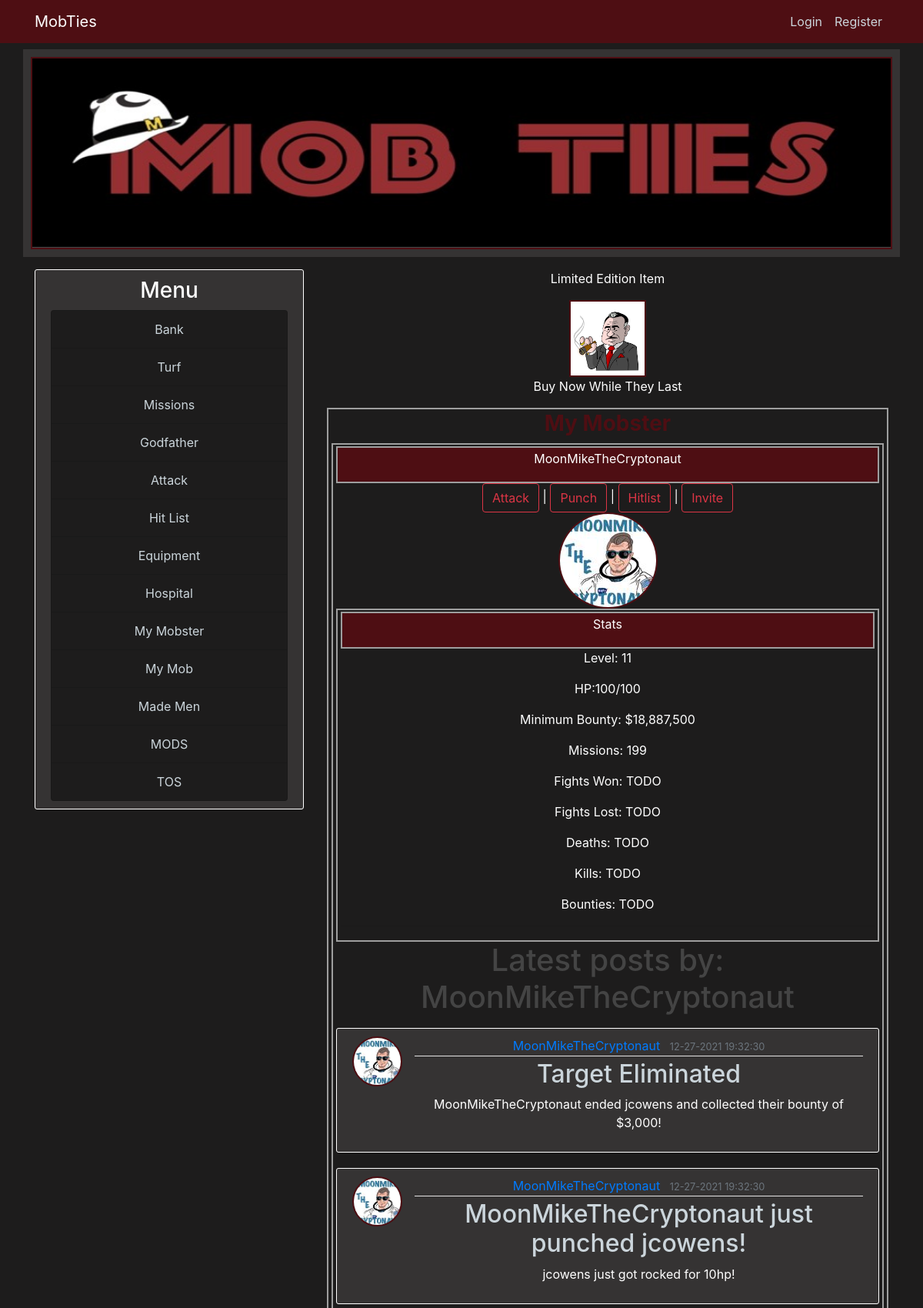
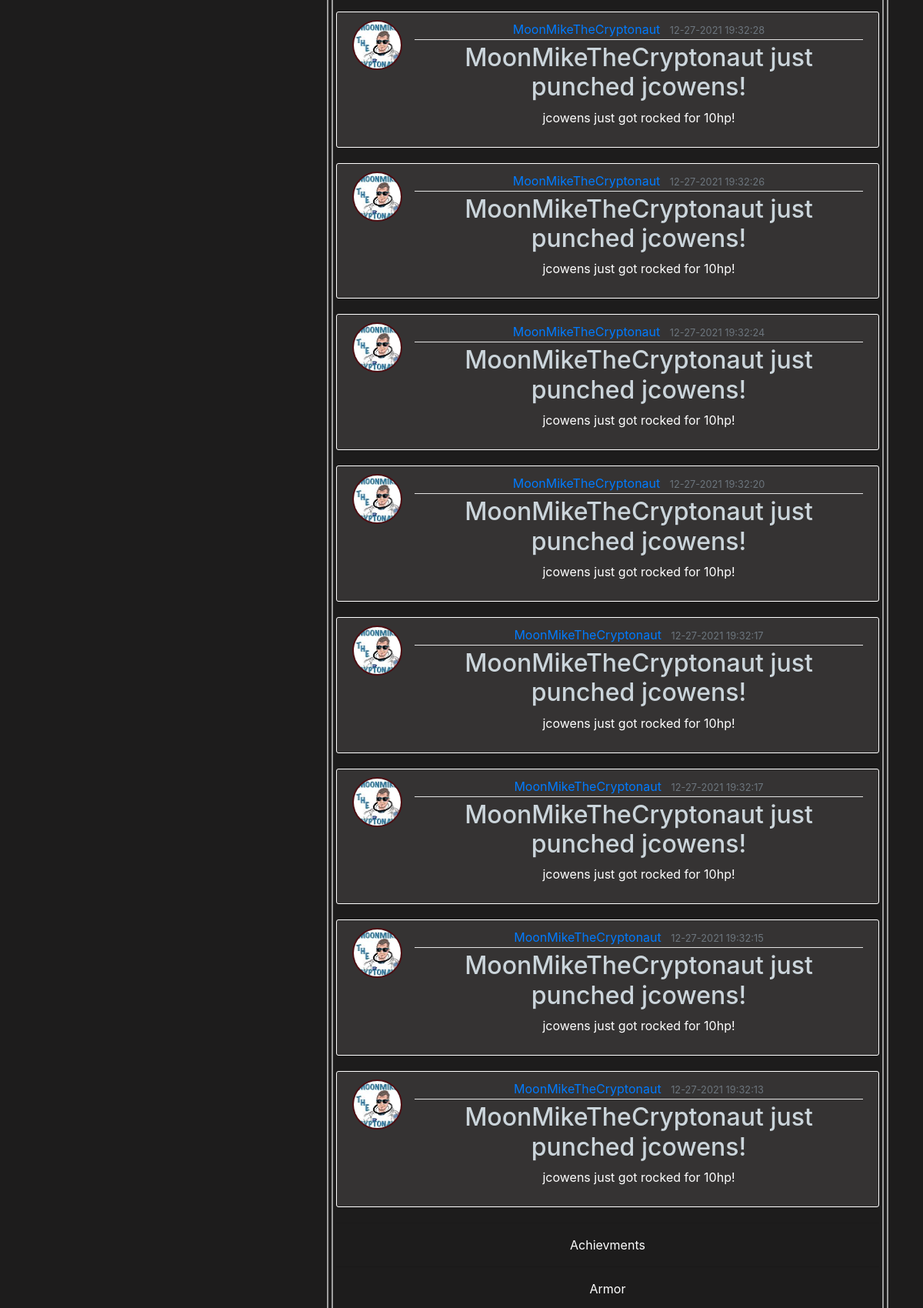
The page /my_mobster/7 (upper part) on the database its author committed (2 pictures, top to bottom).
### mobster/models.py (models this page shows, shortened)
class User(db.Model, UserMixin):
    id = db.Column(db.Integer, primary_key=True)
    username = db.Column(db.String(22), unique=True, nullable=False)
    email = db.Column(db.String(120), unique=True, nullable=False)
    image_file = db.Column(db.String(20), nullable=False, default='default.jpg')
    password = db.Column(db.String(60), nullable=False)
    cash_on_hand = db.Column(db.Integer, default=0)
    cash_in_bank = db.Column(db.Integer, default=0)
    posts = db.relationship('Post', backref='author', lazy=True)
    items = db.relationship('User_Items', lazy=True)
    turf = db.relationship('User_Turf', lazy=True)
    stats = db.relationship('User_Stats', uselist=False)

class User_Stats(db.Model):
    id = db.Column(db.Integer, primary_key=True)
    user_level = db.Column(db.Integer, nullable=False, default=1)
    user_current_health = db.Column(db.Integer, default=100)
    user_max_health = db.Column(db.Integer, default=100)
    user_in_icu = db.Column(db.Boolean, default=False)
    user_health_thread_running = db.Column(db.Boolean, default=False)
    user_current_energy = db.Column(db.Integer, default=10)
    user_max_energy = db.Column(db.Integer, default=10)
    user_energy_thread_running = db.Column(db.Boolean, default=False)
    user_current_stamina = db.Column(db.Integer, default=10)
    user_max_stamina = db.Column(db.Integer, default=10)
    user_stamina_thread_running = db.Column(db.Boolean, default=False)
    user_experience = db.Column(db.Integer, nullable=False, default=0)
    user_total_income = db.Column(db.Integer, default=0)
    user_current_mission_id = db.Column(db.Integer, default=1)
    user_current_mission_stage = db.Column(db.Integer, default=1)
    user_total_missions_complete = db.Column(db.Integer, default=0)
    user_on_hitlist = db.Column(db.Boolean, default=False)
    user_current_bounty = db.Column(db.Integer, default=0)
    user_total_bounty_collected = db.Column(db.Integer, default=0)
    experience_to_level_up = db.Column(db.Integer, nullable=False, default=100)
    user_id = db.Column(db.Integer, db.ForeignKey('user.id'), nullable=False)

class Post(db.Model):
    id = db.Column(db.Integer, primary_key=True)
    title = db.Column(db.String(100), nullable=False)
    date_posted = db.Column(db.DateTime, nullable=False, default=datetime.utcnow)
    content = db.Column(db.Text, nullable=False)
    user_id = db.Column(db.Integer, db.ForeignKey('user.id'), nullable=False)

### mobster/routes.py (the view)
@app.route("/my_mobster/<id>")
def my_mobster(id):
    user = User.query.filter_by(id=id).first_or_404()
    min_bounty = user.stats.user_total_income * 10
    posts = Post.query.filter_by(author=user).order_by(Post.date_posted.desc()).paginate(per_page=10)
    form = HospitalForm()
    hitlist_form = HitListForm()
    attack_form = AttackForm()
    invite_form = InviteForm()
    return render_template('game_templates/my_mobster.html', title='My Mobster', form=form, hitlist_form=hitlist_form, attack_form=attack_form, invite_form=invite_form, user=user, min_bounty=min_bounty, posts=posts)

### mobster/forms.py
class HospitalForm(FlaskForm):
    heal_submit = SubmitField('Heal')
    punch_submit = SubmitField('Punch')

class HitListForm(FlaskForm):
    bounty = IntegerField('Set Bounty', validators=[NumberRange(min=1)])
    hitlist_submit = SubmitField('Add to Hitlist')

### mobster/templates/game_templates/my_mobster.html (shortened to what this page needs)
{% extends "layout.html" %}
{% block body %}
    <div class="page-container">
        <div>
            <h3><b>My Mobster</b></h3>
            <div class="page-container">
                <div class="page-container-head">
                    <p>{{ user.username }}</p>
                </div>
                <div>
                    <button type="button" class="btn btn-outline-danger" data-toggle="modal" data-target="#attackModal">Attack</button>
                     | <form style="display:inline;" method="post" action="../hospital/punch/{{user.id}}">{{ form.punch_submit(class="btn btn-outline-danger") }}</form>
                      | <button type="button" class="btn btn-outline-danger" data-toggle="modal" data-target="#hitlistModal">Hitlist</button>
                       | <button type="button" class="btn btn-outline-danger" data-toggle="modal" data-target="#inviteModal">Invite</button>
                </div>
                <div>
                    <img class="rounded-circle" src="{{url_for('static',filename='images/' + user.image_file)}}" style="object-fit:cover">
                </div>
                <div class="page-container">
                    <div class="page-container-head">
                        <p>Stats</p>
                    </div>
                    <p>Level: {{ user.stats.user_level }}</p>
                    <p>HP:<span id="current_health">{{ user.stats.user_current_health }}</span>/<span id="max_health">{{ user.stats.user_max_health }}</span></p>
                    <p>Minimum Bounty: ${{ '{:,}'.format(min_bounty) }}</p>
                    <p>Missions: {{user.stats.user_total_missions_complete}}</p>
                    <p>Fights Won: TODO</p>
                    <p>Fights Lost: TODO</p>
                    <p>Deaths: TODO</p>
                    <p>Kills: TODO</p>
                    <p>Bounties: TODO</p>
                    <hr>
                </div>
                <div>
                    <h1 class="mb-3">Latest posts by: {{ user.username }}</h1>
                    {% for post in posts.items %}
                        <article class="media content-section">
                            <img class="rounded-circle article-img" src="{{ url_for('static', filename='images/' + post.author.image_file) }}" alt="Article Image">
                            <div class="media-body">
                                <div class="article-metadata">
                                    <a class="mr-2" href="{{ url_for('user_pages', username=post.author.username) }}">{{ post.author.username }}</a>
                                    <small class="text-muted">{{ post.date_posted.strftime('%m-%d-%Y %H:%M:%S') }}</small>
                                </div>
                                <h2><a class="article-title" href="{{ url_for('post', post_id=post.id) }}">{{ post.title }}</a></h2>
                                <p class="article-content">{{ post.content }}</p>
                            </div>
                        </article>
                    {% endfor %}
                </div>
                    <hr>
                    <p>Achievments</p>
                    <hr>
                    <p>Armor</p>
                </div>
            </div>
        </div>
    </div>
    </div>
{% endblock %}

### mobster/static/main.css (style rules this page uses)
body { background: #1d1c1c; color: #ffffff; margin-top: 4rem; }
h1, h2, h3, h4, h5 { color: #444444; }
.content-section { background: #353333; padding: 10px 20px; border: 1px solid #FFFFFF; border-radius: 3px; margin-bottom: 20px; }
.article-title { color: #cbd5db; }
.article-content { white-space: pre-line; }
.article-img { height: 65px; width: 65px; margin-right: 16px; }
.article-metadata { padding-bottom: 1px; margin-bottom: 4px; border-bottom: 1px solid #e3e3e3 }
h3 { color: #4e0e13; }
.page-container { background: #1d1c1c; padding: 2px 4px; border: 2px solid #9E9E9E; text-align: center; }
.page-container-head { background: #4e0e13; padding: 2px 4px; border: 2px solid #9E9E9E; text-align: center; }
img { border: 2px solid #4e0e13 }

### rows shown on the page
User: username "MoonMikeTheCryptonaut", image_file (picture)
User_Stats: stats.user_level "11", stats.user_current_health "100", stats.user_max_health "100", stats.user_total_missions_complete "199"
Post: image_file (picture), author.username "MoonMikeTheCryptonaut", date_posted "12-27-2021 19:32:30", title "Target Eliminated", content "MoonMikeTheCryptonaut ended jcowens and collected their bounty of $3,000!"
Post: image_file (picture), author.username "MoonMikeTheCryptonaut", date_posted "12-27-2021 19:32:30", title "MoonMikeTheCryptonaut just punched jcowens!", content "jcowens just got rocked for 10hp!"
Post: image_file (picture), author.username "MoonMikeTheCryptonaut", date_posted "12-27-2021 19:32:28", title "MoonMikeTheCryptonaut just punched jcowens!", content "jcowens just got rocked for 10hp!"
Post: image_file (picture), author.username "MoonMikeTheCryptonaut", date_posted "12-27-2021 19:32:26", title "MoonMikeTheCryptonaut just punched jcowens!", content "jcowens just got rocked for 10hp!"
Post: image_file (picture), author.username "MoonMikeTheCryptonaut", date_posted "12-27-2021 19:32:24", title "MoonMikeTheCryptonaut just punched jcowens!", content "jcowens just got rocked for 10hp!"
Post: image_file (picture), author.username "MoonMikeTheCryptonaut", date_posted "12-27-2021 19:32:20", title "MoonMikeTheCryptonaut just punched jcowens!", content "jcowens just got rocked for 10hp!"
Post: image_file (picture), author.username "MoonMikeTheCryptonaut", date_posted "12-27-2021 19:32:17", title "MoonMikeTheCryptonaut just punched jcowens!", content "jcowens just got rocked for 10hp!"
Post: image_file (picture), author.username "MoonMikeTheCryptonaut", date_posted "12-27-2021 19:32:17", title "MoonMikeTheCryptonaut just punched jcowens!", content "jcowens just got rocked for 10hp!"
Post: image_file (picture), author.username "MoonMikeTheCryptonaut", date_posted "12-27-2021 19:32:15", title "MoonMikeTheCryptonaut just punched jcowens!", content "jcowens just got rocked for 10hp!"
Post: image_file (picture), author.username "MoonMikeTheCryptonaut", date_posted "12-27-2021 19:32:13", title "MoonMikeTheCryptonaut just punched jcowens!", content "jcowens just got rocked for 10hp!"

### other values the page prints
{{ '{:,}'.format(min_bounty) }} "18,887,500"
